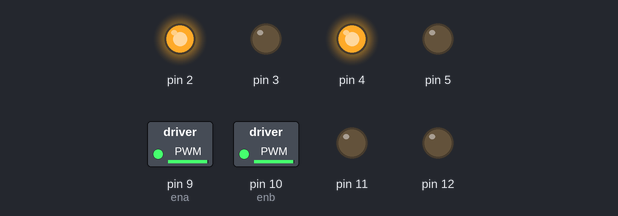
A sketch run on a simulated Arduino Uno, built with avr-gcc and run on an emulated ATmega328P. Parts: switched loads named in the sketch (green lamp = pin HIGH), output pins drawn as LEDs (lit = HIGH).

Above: at 0.1 s.
Timing chart, 0 to 1.6 s (numbered marks = the images above):
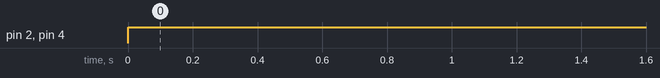

The sketch:

arduino_line_follower.ino
```cpp
int Motor_1_1=2;
int Motor_1_2=3;
int Motor_2_1=4;
int Motor_2_2=5;
int echo=A4;
int trig=A5;
int ena=9;
int enb=10;
int IR_sensor_1=12;
int IR_sensor_2=11;

void setup() {
  // declarations
  pinMode(2,OUTPUT);
  pinMode(3,OUTPUT);
  pinMode(4,OUTPUT);
  pinMode(5,OUTPUT);
  pinMode(9,OUTPUT);
  pinMode(10,OUTPUT);
  pinMode(11,OUTPUT);
  pinMode(12,OUTPUT);
  analogWrite(ena,250);
  analogWrite(enb,250);
}

void loop() {
  // Execution
  digitalWrite(2,HIGH);
  digitalWrite(3,LOW);
  digitalWrite(4,HIGH);
  digitalWrite(5,LOW);

  delay(5000);

}
```

Measured:
- by itself, pin 2, pin 4: LOW → HIGH at 0.00 s
